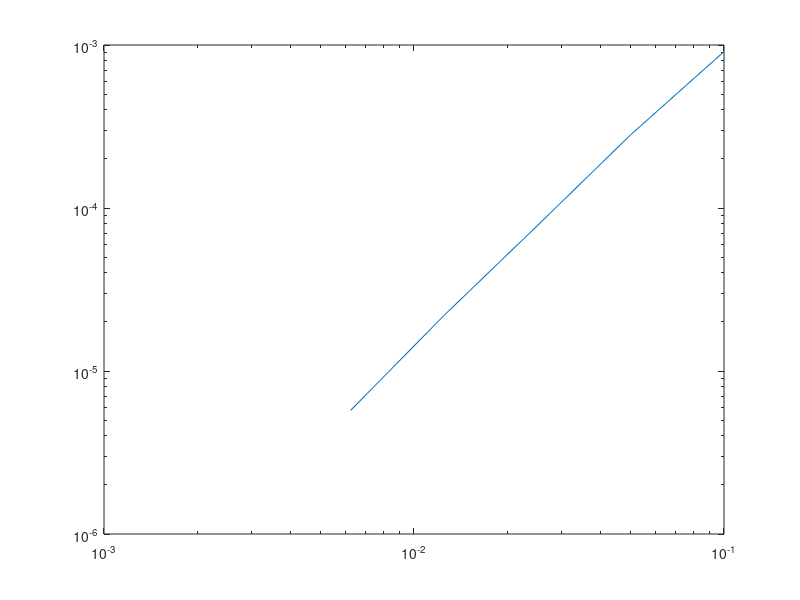

Write the MATLAB code that produced this figure.
clc;
close all;
clear all;

% nonlinear BDF
dt_1_norm = 0.000910905;
dt_05_norm = 0.00028134;
dt_0250_norm = 7.79658e-5;
dt_0125_norm = 2.1927e-5;
dt_00625_norm = 5.74097e-6;

norms = [dt_1_norm, dt_05_norm, dt_0250_norm, dt_0125_norm, dt_00625_norm];
k = 1:length(norms);
fit1 = polyfit(k, log2(norms), 1);

times = [0.1, 0.05, 0.0250, 0.0125, 0.00625];
figure;
loglog(times, norms)